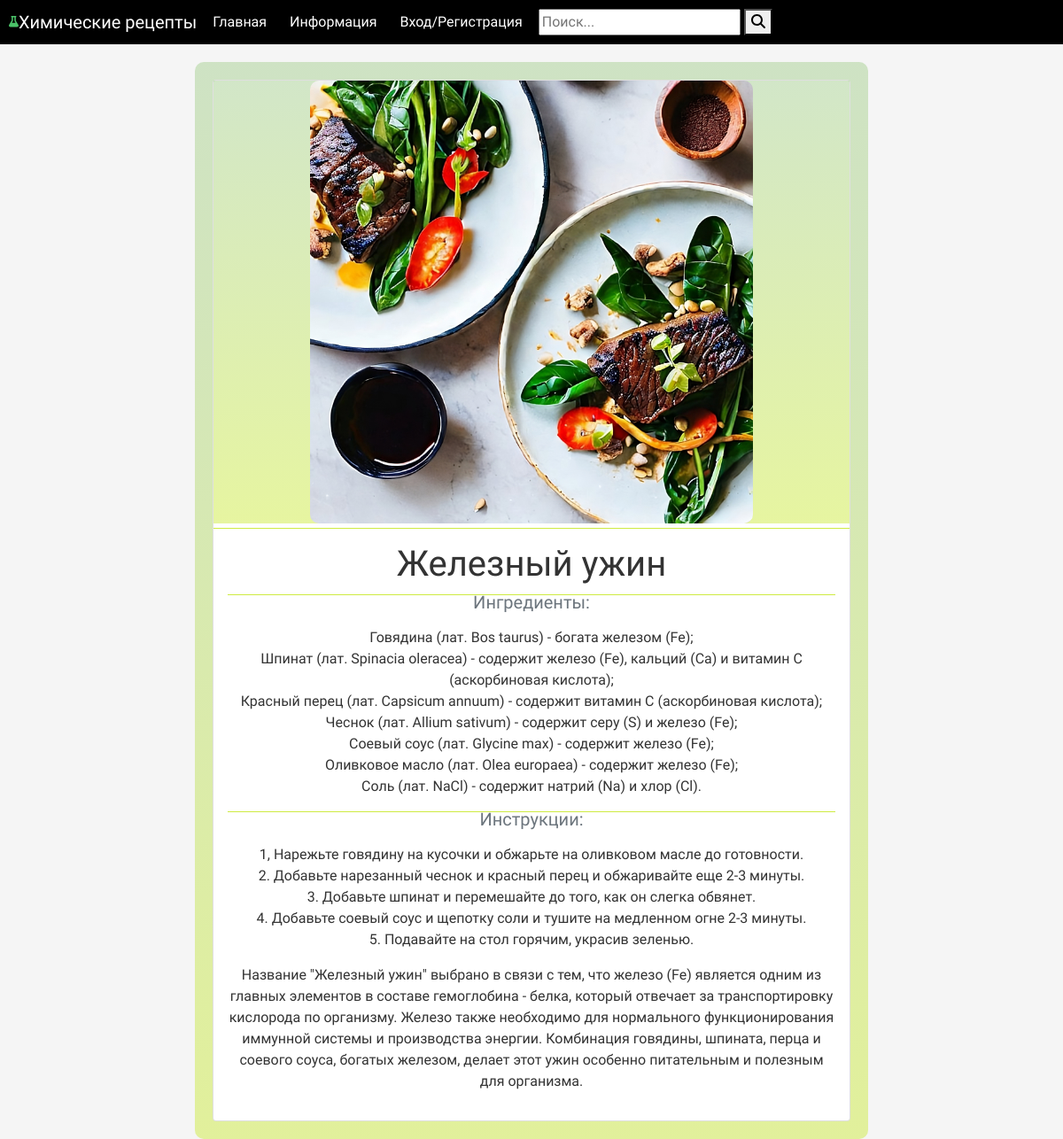
Page /4/ on the committed database.
### recipes/models.py (models this page shows, shortened)
class Recipe(models.Model):
    name = models.CharField(max_length=100)
    ingredients = models.TextField()
    instructions = models.TextField()
    image = models.ImageField(upload_to='recipe_image/', blank=True, null=True)
    created_date = models.DateTimeField(auto_now_add=True)

### recipes/views.py (the view)
# urls.py: path('<int:recipe_id>/', views.recipe_detail, name='recipe_detail'),
def recipe_detail(request, recipe_id):
    recipe = get_object_or_404(Recipe, id=recipe_id)
    favorite_exists = False
    if request.user.is_authenticated:
        if Favorite.objects.filter(user=request.user, recipe=recipe).exists():
            favorite_exists = True
    context = {
        'recipe': recipe,
        'favorite_exists': favorite_exists,
    }
    return render(request, 'recipe_detail.html', context=context)

### recipes/templates/recipe_detail.html (shortened to what this page needs)
{% extends 'base.html' %}
{% block content %}
<div class="row">
    <div class="col-md-8 mx-auto" style="margin-top: 20px; padding: 20px; max-width: 1000px; background: linear-gradient(to bottom, rgba(180, 214, 163, 0.6), rgba(206, 235, 66, 0.5)); border-radius: 10px; text-align: center;">
        <div class="card">
            <div style="display: flex; justify-content: center; background: linear-gradient(to bottom, rgba(180, 214, 163, 0.6), rgba(206, 235, 66, 0.5));" ">
                <img src="{{ recipe.image.url }}" alt="{{ recipe.name }}" class="card-img-top" style="width: 500px; height: 500px; object-position: center center; object-fit: cover; border-radius: 10px; ">
            </div>
            <div style="margin-top: 5px; border-top: 1px solid rgba(206, 235, 66, 1);">
                <div class="card-body text-center">
                    <h1 class="card-title">{{ recipe.name }}</h1>
                    <div style="margin-top: 10px; border-top: 1px solid rgba(206, 235, 66, 1);"> </div>
                    <h5 class="card-subtitle mb-2 text-muted">Ингредиенты:</h5>
                    <p class="card-text">{{ recipe.ingredients|linebreaks }}</p>
                    <div style="margin-top: 10px; border-top: 1px solid rgba(206, 235, 66, 1);"> </div>
                    <h5 class="card-subtitle mb-2 text-muted">Инструкции:</h5>
                    <p class="card-text">{{ recipe.instructions|linebreaks }}</p>
                </div>
            </div>
        </div>
    </div>
</div>
{% endblock %}

### rows in the picture
Recipe: image (picture), name "Железный ужин", ingredients "Говядина (лат. Bos taurus) - богата железом (Fe); Шпинат (лат. Spinacia oleracea) - содержит железо (Fe), кальций (Ca) и витамин С (аскорбиновая кислота); Красный перец (лат. Capsicum annuum) - содержит витамин С (аскорбиновая кислота); Чеснок (лат. Allium sativum) - содержит серу (S) и железо (Fe); Соевый соус (лат. Glycine max) - содержит железо (Fe); Оливковое масло (лат. Olea europaea) - содержит железо (Fe); Соль (лат. NaCl) - содержит натрий (Na) и хлор (Cl).", instructions "1, Нарежьте говядину на кусочки и обжарьте на оливковом масле до готовности. 2. Добавьте нарезанный чеснок и красный перец и обжаривайте еще 2-3 минуты. 3. Добавьте шпинат и перемешайте до того, как он слегка обвянет. 4. Добавьте соевый соус и щепотку соли и тушите на медленном огне 2-3 минуты. 5. Подавайте на стол горячим, украсив зеленью. Название \"Железный ужин\" выбрано в связи с тем, что железо (Fe) является одним из главных элементов в составе гемоглобина - белка, который отвечает за транспортировку кислорода по организму. Железо также необходимо для нормального функционирования иммунной системы и производства энергии. Комбинация говядины, шпината, перца и соевого соуса, богатых…"
